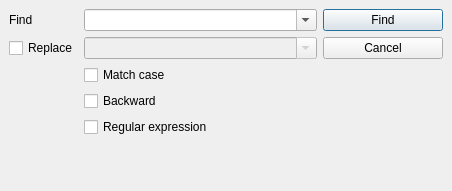
<ui version="4.0" >
 <class>FindDlg</class>
 <widget class="QWidget" name="FindDlg" >
  <property name="geometry" >
   <rect>
    <x>0</x>
    <y>0</y>
    <width>452</width>
    <height>191</height>
   </rect>
  </property>
  <property name="sizePolicy" >
   <sizepolicy vsizetype="Preferred" hsizetype="Preferred" >
    <horstretch>0</horstretch>
    <verstretch>0</verstretch>
   </sizepolicy>
  </property>
  <property name="windowTitle" >
   <string>Find</string>
  </property>
  <layout class="QGridLayout" name="gridLayout" >
   <property name="margin" >
    <number>9</number>
   </property>
   <property name="spacing" >
    <number>6</number>
   </property>
   <item row="0" column="0" >
    <widget class="QLabel" name="label" >
     <property name="text" >
      <string>Find</string>
     </property>
    </widget>
   </item>
   <item row="0" column="1" >
    <widget class="QComboBox" name="findCmb" >
     <property name="sizePolicy" >
      <sizepolicy vsizetype="Fixed" hsizetype="MinimumExpanding" >
       <horstretch>0</horstretch>
       <verstretch>0</verstretch>
      </sizepolicy>
     </property>
     <property name="minimumSize" >
      <size>
       <width>200</width>
       <height>0</height>
      </size>
     </property>
     <property name="editable" >
      <bool>true</bool>
     </property>
    </widget>
   </item>
   <item row="0" column="2" >
    <widget class="QPushButton" name="findBtn" >
     <property name="minimumSize" >
      <size>
       <width>120</width>
       <height>0</height>
      </size>
     </property>
     <property name="text" >
      <string>Find</string>
     </property>
     <property name="default" >
      <bool>true</bool>
     </property>
    </widget>
   </item>
   <item row="2" column="0" >
    <widget class="QCheckBox" name="replaceChk" >
     <property name="text" >
      <string>Replace</string>
     </property>
     <property name="checked" >
      <bool>false</bool>
     </property>
    </widget>
   </item>
   <item row="2" column="1" >
    <widget class="QComboBox" name="replaceCmb" >
     <property name="enabled" >
      <bool>false</bool>
     </property>
     <property name="sizePolicy" >
      <sizepolicy vsizetype="Fixed" hsizetype="MinimumExpanding" >
       <horstretch>0</horstretch>
       <verstretch>0</verstretch>
      </sizepolicy>
     </property>
     <property name="editable" >
      <bool>true</bool>
     </property>
    </widget>
   </item>
   <item row="3" column="1" >
    <widget class="QCheckBox" name="matchCaseChk" >
     <property name="text" >
      <string>Match case</string>
     </property>
    </widget>
   </item>
   <item row="4" column="1" >
    <widget class="QCheckBox" name="backwardChk" >
     <property name="text" >
      <string>Backward</string>
     </property>
    </widget>
   </item>
   <item row="5" column="1" >
    <widget class="QCheckBox" name="regexpChk" >
     <property name="text" >
      <string>Regular expression</string>
     </property>
    </widget>
   </item>
   <item row="6" column="1" >
    <spacer>
     <property name="orientation" >
      <enum>Qt::Vertical</enum>
     </property>
     <property name="sizeHint" stdset="0" >
      <size>
       <width>20</width>
       <height>16</height>
      </size>
     </property>
    </spacer>
   </item>
   <item row="2" column="2" >
    <widget class="QPushButton" name="cancelBtn" >
     <property name="text" >
      <string>Cancel</string>
     </property>
    </widget>
   </item>
  </layout>
 </widget>
 <tabstops>
  <tabstop>findCmb</tabstop>
  <tabstop>replaceChk</tabstop>
  <tabstop>replaceCmb</tabstop>
  <tabstop>matchCaseChk</tabstop>
  <tabstop>backwardChk</tabstop>
  <tabstop>regexpChk</tabstop>
  <tabstop>findBtn</tabstop>
 </tabstops>
 <resources/>
 <connections>
  <connection>
   <sender>replaceChk</sender>
   <signal>toggled(bool)</signal>
   <receiver>replaceCmb</receiver>
   <slot>setEnabled(bool)</slot>
   <hints>
    <hint type="sourcelabel" >
     <x>50</x>
     <y>57</y>
    </hint>
    <hint type="destinationlabel" >
     <x>176</x>
     <y>58</y>
    </hint>
   </hints>
  </connection>
 </connections>
</ui>
